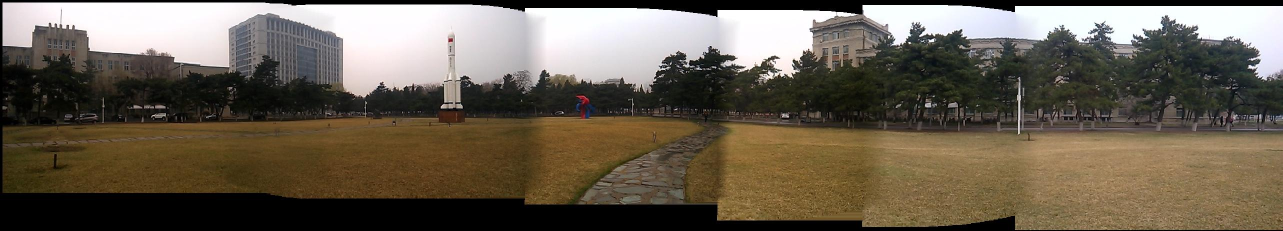
%> input picture r.jpg, 2566 x 461 px, given in place of imgL100.bmp, which was not available (shown at 1/2 size)
$ octave pano_main.m   (GNU Octave 9; MATLAB toolbox functions it lacks are replaced by stand-ins)
%> lines starting %> are read from the running program, lines starting %| are printed output that depends on the picture; pictures that were not available may be replaced by others from this repository, and a replacement may not be noted
### SPHP_stitching_mine.m
function [warp_image,sti_mask,b_mask]=SPHP_stitching_mine(in_name, num,s_mask,b_mask)
%> called with num = 1

ref=1;
tar=2;
edge_list = [1,2];
img_n = size(in_name, 1);
edge_n = size(edge_list, 1);

% check
for ei = 1 : edge_n
    i = edge_list(ei, 1);
    j = edge_list(ei, 2);
    if i == j, fprintf('Index pair error.\n');  end
end

% load
I = cell(img_n, 1);
for i = 1 : img_n
     I{i} = imread(in_name{i});
end
% preprocessing
% T{i} is the coor dinate transform of image i that change from the image
% coordinate (origin at the upper-left corner of the image, x towards right, y towards down) to
% the standard coordinate (origin at the center of the image, x towards
% right, y towards up)

imgw = zeros(img_n, 1);
imgh = zeros(img_n, 1);
resized_in_name = cell(img_n, 1);
T = cell(img_n, 1);
for i = 1 : img_n
    resized_in_name{i} = sprintf('%s_resized%s', in_name{i}(1:end-4), in_name{i}(end-3:end));
    imwrite(I{i}, resized_in_name{i});
    imgw(i) = size(I{i}, 2);
    imgh(i) = size(I{i}, 1);
    T{i} = [1  0 -(imgw(i)+1)/2; ...
            0 -1  (imgh(i)+1)/2; ...
            0  0  1];
end
%> this loop made 2 passes
%> pass 2, in SPHP_stitching_mine, `imwrite(I{i}, resized_in_name{i});`:
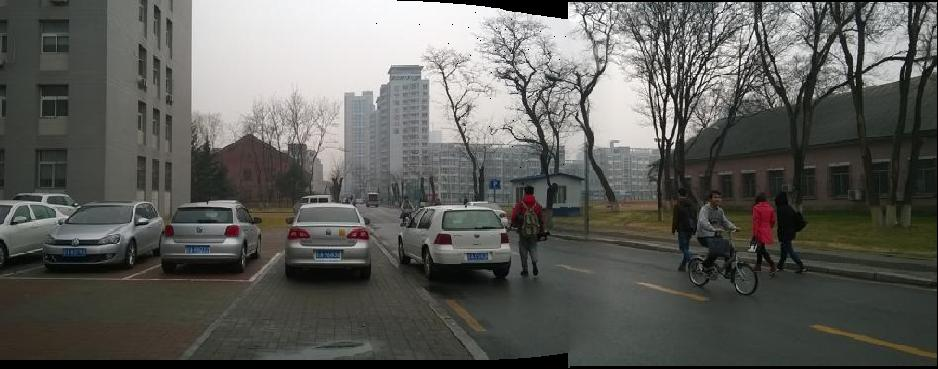
%> saved as imgR100_resized.bmp: size 369x938x3 uint8; mean R, G, B 94, 94.4, 90.4
for i = 1 : img_n
    I{i} = im2double(I{i});
end

%% compute homography of image pairs
H = cell(img_n, img_n); % H{i,j} is the transformation from I{j} to I{i} (using standard coordinates)
for i = 1 : img_n
    H{i, i} = eye(3);
end

for ei = 1 : edge_n
    i = edge_list(ei, 1);
    j = edge_list(ei, 2);
%     tmpH = surf1();%sift_mosaic(I{i}, I{j},num); % tmpH is the transform from I{i} to I{j} (using image coordinates)
    tmpH = sift_mosaic_1(I{i}, I{j},num); % tmpH is the transform from I{i} to I{j} (using image coordinates)
%    tmpH=surf128_mosaic(I{i}, I{j},in_name{1},in_name{2});
    H{j, i} = T{j} * tmpH * inv(T{i}); % change of coord.
    H{i, j} = inv(H{j, i});
end
%> this loop made 1 pass
%> pass 1, in sift_mosaic_1, `im1g = rgb2gray(im1)`:
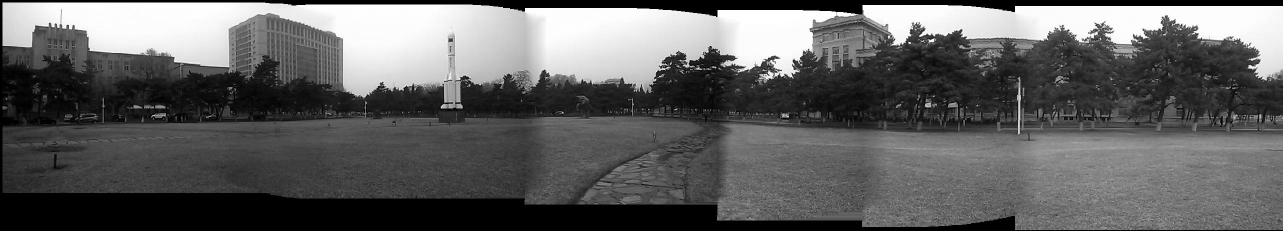
%> im1g: size 461x2566 single (shown at 1/2 size); min 0, max 1, mean 0.382
%> pass 1, in sift_mosaic_1, `im2g = rgb2gray(im2)`:
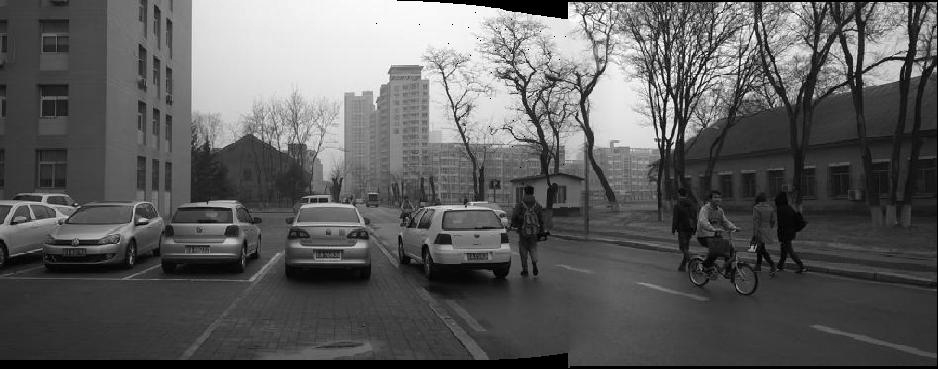
%> im2g: size 369x938 single; min 0, max 1, mean 0.368
mdltpara = [];
% save('TT.mat','tmpH','I','H');
% normalize all homography s.t. h9 = 1
for hi = 1 : numel(H)
    if hi==2 || hi==3
        H{hi} = H{hi} / H{hi}(3, 3);
    end
end

%% let H0 be the homography from reference to target, extract its parameters for computing our warp
H0 = H{tar, ref};
A = H0(1:2, 1:2);
t = H0(1:2, 3);
h31 = H0(3, 1);
h32 = H0(3, 2);
B = A - t*[h31 h32];
c = sqrt(h31^2+h32^2);
theta = atan2(-h32, -h31); % for compute ub1 and ub2

%% compute ub1 and ub2
H12=H{1,2};
T1=T{1,1};
T2=T{2,1};

% close all;
% clear all;
%
% load('1.mat')
[ub1,ub2] = calculateU1U2(img_n,H12, c, theta,imgw,imgh,T1,T2);

fprintf('ub1 = %f, ub2 = %f \n',ub1,ub2);
%-----------
%将ub1和ub2赋值为算法改动后的值
%-----------
%-----------
% fprintf('init (u1,u2) = (%.0f,%.0f). offset = (%.0f, %.0f).\n', oriub1, oriub2, offset_table1(idx1, idx2), offset_table2(idx1, idx2));


%% Compute parameters/coefficients of our warp
c1para = compute_c1_warp_coeff(H0, t, c, theta, ub1, ub2); %ref-->tar

%% c1 warp for each image
% [c1out, c1omask, Td] = texture_mapping(resized_in_name, imgw, imgh, img_grid_size, T, warp_type, H, ref, tar, c1para, mdltpara, 0, 'white');
%---------------------------

%  close all
%  clear all
%  clc
%  load('5.mat')
if num==1
    [c1out,c1omask] = texture_mapping_mine(resized_in_name, imgw, imgh,T, H, ref, tar, c1para, mdltpara, num);
else
    [c1out,c1omask,ble_mask] = texture_mapping_mine(resized_in_name, imgw, imgh, T, H, ref, tar, c1para,mdltpara, num, s_mask,b_mask);
end
%----------------------------num
% for i = 1 : img_n
%     figure; imshow(c1out{i}); % the warped result of each image
% end

%---------------------
%SPHP效果融合-直接平均法
%---------------------
% img_result=imageblending(c1out{1},c1out{2});
% figure;imshow(img_result);
%---------------------
%融合
%---------------------
% [warp_image,~,~] = imgblending_mine(c1out,'global');
% close all;
% clear all;
% clc;
% load('4.mat')
endb=boundb(c1out{1});
if num==1
    [warp_image,sti_mask,b_mask] = imgblending_mine(c1out,'regional',500,endb,c1omask,num,I); %global为标志字符串，进行全局（global）or局部（original）融合。
else
    [warp_image,sti_mask,b_mask] = imgblending_mine(c1out,'regional',50,endb,c1omask,num,I,ble_mask); %global为标志字符串，进行全局（global）or局部（original）融合。
end
warp_image=uint8(warp_image);
% [66 lines of commented-out code are left out]

### sift_mosaic_1.m
function Hg=sift_mosaic_1(img1,img2,num)
% save 0517-1.mat
% close all;
% clear all;
% clc;
% load('0517-1.mat')
addpath('modelspecific');
addpath('mexfiles');
addpath('multigs');
clear global;
global fitfn resfn degenfn psize numpar
fitfn = 'homography_fit';
resfn = 'homography_res';
degenfn = 'homography_degen';
psize   = 4;
numpar  = 9;

M     = 500;  % Number of hypotheses for RANSAC.
thr   = 0.1;  % RANSAC threshold.

%% make grayscale
im1 = im2single(img1) ;
im2 = im2single(img2) ;
if size(im1,3) > 1, im1g = rgb2gray(im1) ; else im1g = im1 ; end
if size(im2,3) > 1, im2g = rgb2gray(im2) ; else im2g = im2 ; end

%% SIFT matches
% fprintf('  Keypoint detection and matching...');tic;
% [ kp1,ds1 ] = vl_sift(im1g);
% [ kp2,ds2 ] = vl_sift(im2g);

row_img=size(img1,2);
vo_sift=floor((1-1/num)*row_img+1); %对于大图像取一半进行配准
%> the run ends on the next line
[ kp1,ds1 ] = vl_sift( single( rgb2gray(img1(:,vo_sift:end,:) ) ),'PeakThresh', 0,'edgethresh',200);
kp1(1,:)=kp1(1,:)+vo_sift-1; %准确坐标
%kp2 第一维是列， 第二维是行
[ kp2,ds2 ] = vl_sift(single(rgb2gray(img2)),'PeakThresh', 0,'edgethresh',200);

matches   = vl_ubcmatch(ds1,ds2);

%% Normalise point distribution.
% fprintf('  Normalising point distribution...');tic;
data_orig = [ kp1(1:2,matches(1,:)) ; ones(1,size(matches,2)) ; kp2(1:2,matches(2,:)) ; ones(1,size(matches,2)) ];
[ dat_norm_img1,T1 ] = normalise2dpts(data_orig(1:3,:));
[ dat_norm_img2,T2 ] = normalise2dpts(data_orig(4:6,:));
data_norm = [ dat_norm_img1 ; dat_norm_img2 ];

% fprintf('done (%fs)\n',toc);
% fprintf('Outlier removal\n');tic;

%% Multi-GS
rng(0);
[ ~,res,~,~ ] = multigsSampling(100,data_norm,M,10);
con = sum(res<=thr);
[ ~, maxinx ] = max(con);
inliers = find(res(:,maxinx)<=thr);
outliers = find(res(:,maxinx)>thr);

if size(img1,1) == size(img2,1)
    % Show results of RANSAC.
%     fprintf('  Showing results of RANSAC...');tic;
    figure;
    imshow([img1 img2]);
    hold on;
    plot(data_orig(1,:),data_orig(2,:),'ro','LineWidth',2);
    plot(data_orig(4,:)+size(img1,2),data_orig(5,:),'ro','LineWidth',2);


% [7 lines of commented-out code are left out]
    for i=1:1:length(inliers)
        plot(data_orig(1,inliers(i)),data_orig(2,inliers(i)),'go','LineWidth',1);
        plot(data_orig(4,inliers(i))+size(img1,2),data_orig(5,inliers(i)),'go','LineWidth',1);
        plot([data_orig(1,inliers(i)) data_orig(4,inliers(i))+size(img1,2)],[data_orig(2,inliers(i)) data_orig(5,inliers(i))],'g-');
    end
    title('Ransac''s results');
    fprintf('done (%fs)\n',toc);
end

% [11 lines of commented-out code are left out]
[ h,A,D1,D2 ] = feval(fitfn,data_norm(:,inliers));
Hg = T2\(reshape(h,3,3)*T1);
% fprintf('done (%fs)\n',toc);

### pano_main.m
close all;
clear all;
clc;

run('vlfeat-0.9.14/toolbox/vl_setup');
num_img=2;
img_name=cell(1,num_img);
% [4 lines of commented-out code are left out]
img_name{1}='images/case26/new_img/411/grass/WP_001.jpg';
img_name{2}='images/case26/new_img/411/grass/WP_002.jpg';
img_name{3}='images/case26/new_img/411/grass/WP_003.jpg';
img_name{4}='images/case26/new_img/411/grass/WP_004.jpg';
% [18 lines of commented-out code are left out]
img_name{1}='E:/Images/new/1.jpg';
img_name{2}='E:/Images/new/2.jpg';
img_name{3}='E:/Images/new/3.jpg';
img_name{4}='E:/Images/new/4.jpg';
img_name{5}='E:/Images/new/5.jpg';
img_name{6}='E:/Images/new/6.jpg';
img_name{1}='E:/Images/1#/1.jpg';
img_name{2}='E:/Images/1#/2.jpg';
img_name{3}='E:/Images/1#/3.jpg';
img_name{4}='E:/Images/1#/4.jpg';
img_name{5}='E:/Images/1#/5.jpg';
img_name{6}='E:/Images/1#/6.jpg';
img_name{1}='E:/Images/0525/3.jpg';
img_name{2}='E:/Images/0525/4.jpg';
img_name{3}='E:/Images/0525/3.jpg';
img_name{4}='E:/Images/0525/4.jpg';
img_name{5}='E:/Images/0525/5.jpg';
img_name{6}='E:/Images/0525/6.jpg';

img_name{1}='F:/桌面杂/0704/videoL/imgL1.bmp';
img_name{2}='F:/桌面杂/0704/videoR/imgR1.bmp';
img_name{1}='F:/桌面杂/0706-2/imageL/imgL150.bmp';
img_name{2}='F:/桌面杂/0706-2/imageR/imgR150.bmp';
img_name{1}='F:/桌面杂/0707/imageL/imgL100.bmp';
img_name{2}='F:/桌面杂/0707/imageR/imgR100.bmp';
% [27 lines of commented-out code are left out]
in_name = cell(2,1);
tic
for i=1:num_img-1
    if i==1
        in_name{1} = img_name{i};
        in_name{2} = img_name{i+1};
        [warp_img,sti_mask,ble_mask]=SPHP_stitching_mine(in_name,i);
